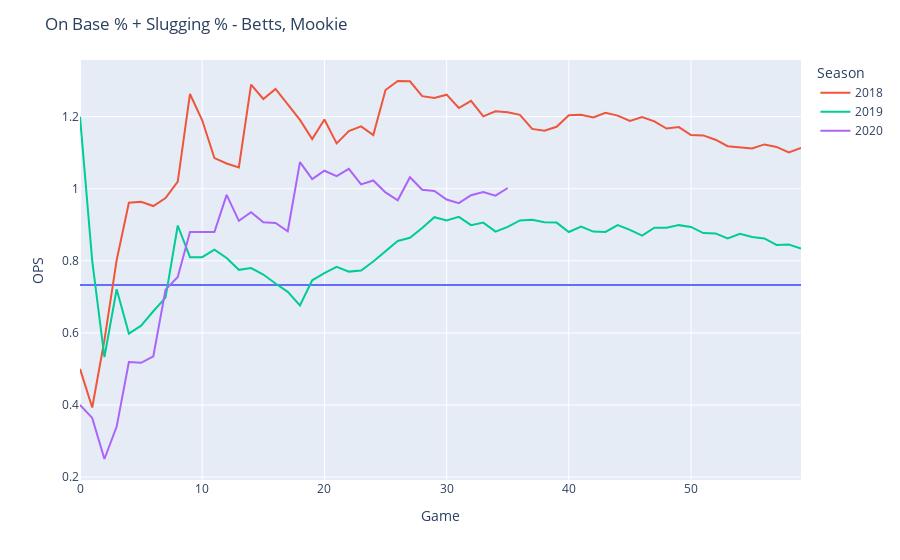

The notebook cell this image was saved under:
### Code cell
position_OPS('Betts, Mookie', games=60)
